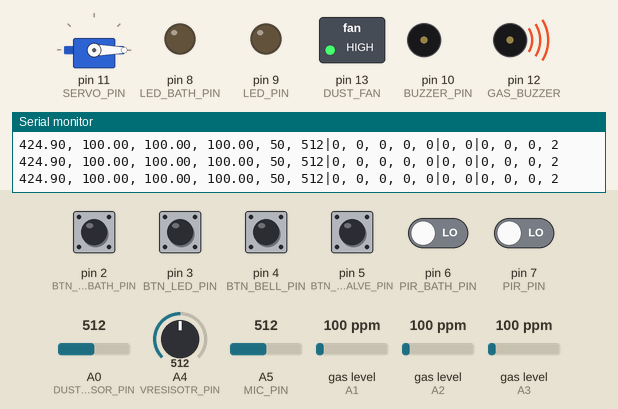
Simulated run of this sketch. Board: Arduino Uno, built with avr-gcc and run on an emulated ATmega328P. Parts: servo, switched loads named in the sketch (green lamp = pin HIGH), output pins drawn as LEDs (lit = HIGH), buzzer (waves = sounding, pin HIGH), the last lines printed to the serial monitor. The test bench sets the inputs (shaded band); at power-on: pin 2 (BTN_LED_BATH_PIN), pin 3 (BTN_LED_PIN), pin 4 (BTN_BELL_PIN), pin 5 (BTN_GAS_VALVE_PIN), pin 6 (PIR_BATH_PIN), pin 7 (PIR_PIN) LOW, gas level (sensors on A3, A1, A2) 100 ppm, A0 (DUSTSENSOR_PIN) = 512, A4 (VRESISOTR_PIN) = 512, A5 (MIC_PIN) = 512.

Above: at 1.2 s.
1.3 s: gas level (sensor on A3) set to 4 ppm
4.3 s: gas level (sensor on A3) set to 1 ppm
At 4.7 s:
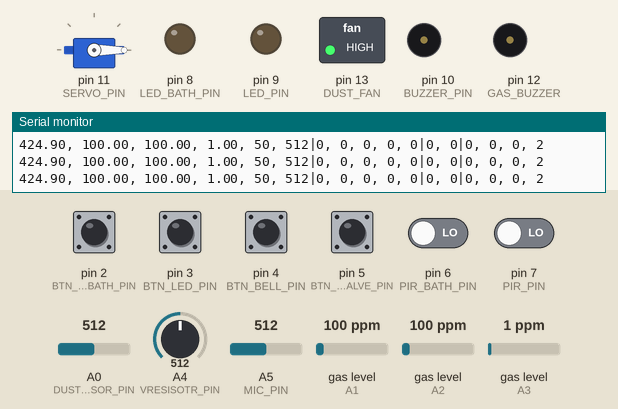
5.8 s: A0 (DUSTSENSOR_PIN) set to 262
7.3 s: A0 (DUSTSENSOR_PIN) set to 245
At 8.5 s:
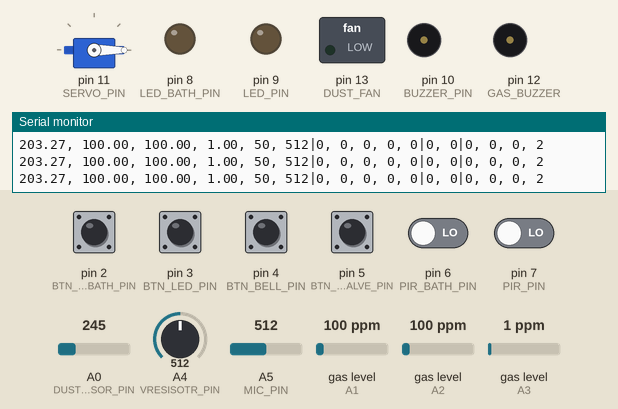
8.8 s: pin 4 (BTN_BELL_PIN) pulled HIGH for 0.15 s
At 9.1 s:
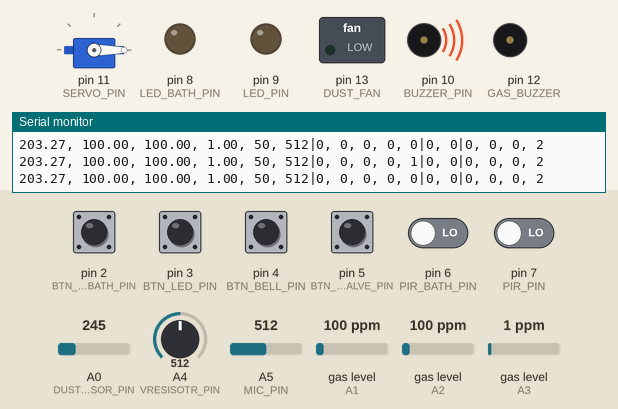
10.8 s: pin 5 (BTN_GAS_VALVE_PIN) pulled HIGH for 0.15 s
At 11.2 s:
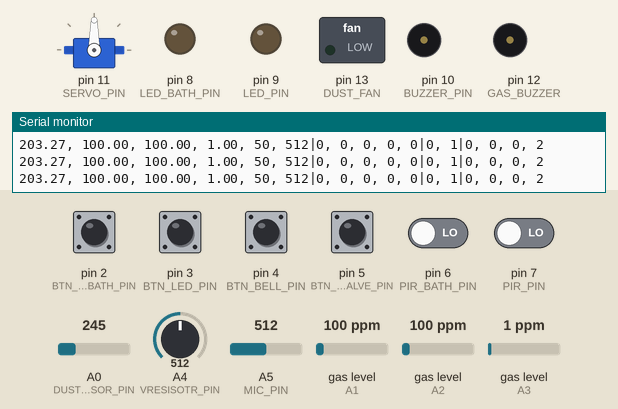
Timing chart, 0 to 22.4 s (numbered marks = the images above; inputs shaded):
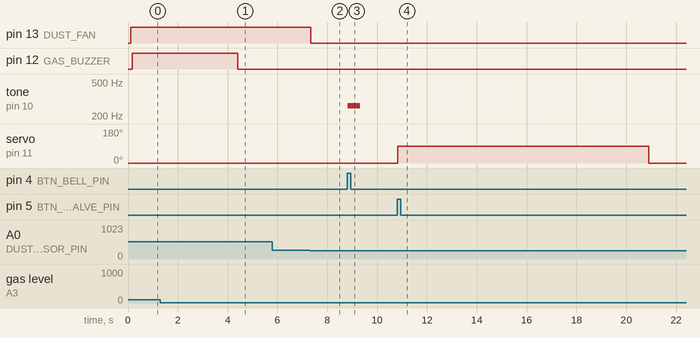

The sketch:

HomeIOManager.ino
```cpp
/* Library */
#include <MQUnifiedsensor.h>
#include <Servo.h>

/* Board Information */
#define board "Arduino UNO"
#define Voltage_Resolution 5
#define ADC_Bit_Resolution 10  // For Arduino UNO/MEGA/NANO

/* MQ-7 Sensor Information*/
#define MQ7_type "MQ-7"        // MQ7
#define RatioMQ7CleanAir 27.5  // RS / R0 = 27.5 ppm

/* MQ-135 Sensor Information*/
#define MQ135_type "MQ-135"     // MQ135
#define RatioMQ135CleanAir 3.6  // RS / R0 = 3.6 ppm

/* MQ-2 Sensor Information*/

#define MQ2_type "MQ-2"        // MQ2
#define RatioMQ2CleanAir 9.83  // RS / R0 = 9.83 ppm


/* Pin Information */
/* analog input */
const int DUSTSENSOR_PIN = A0;
const int MQ7_PIN = A1;
const int MQ135_PIN = A2;
const int MQ2_PIN = A3;
const int VRESISOTR_PIN = A4;
const int MIC_PIN = A5;
/* digital input */
const int BTN_LED_BATH_PIN = 2;
const int BTN_LED_PIN = 3;
const int BTN_BELL_PIN = 4;
const int BTN_GAS_VALVE_PIN = 5;
const int PIR_BATH_PIN = 6;
const int PIR_PIN = 7;
/* digital output */
const int LED_BATH_PIN = 8;
const int LED_PIN = 9;
const int BUZZER_PIN = 10;
const int SERVO_PIN = 11;
const int GAS_BUZZER = 12;
const int DUST_FAN = 13;

/* Constants */
unsigned long lastUpdateTime = 0;  // Variable to store the last update time
unsigned long samplingInterval = 100;
unsigned long lastDebounceTimeBath = 0;
unsigned long lastDebounceTimeRoom = 0;
unsigned long debounceDelay_BTN = 200;
unsigned long lastDetectionTime1 = 0;
unsigned long lastDetectionTime2 = 0;
unsigned long debounceDelay_PIR = 200;
unsigned long micDangerTimer = 0;  // 마이크 위험 상태 지속 시간을 추적하기 위한 타이머
unsigned long servoStartTime = 0;
const unsigned long servoDuration = 10000;  // 10초
/* Variables */
float calcR0 = 0;
float calcR1 = 0;
float calcR2 = 0;

int vresistorDanger_status = 0;
int previousReading = 0;
int previousMicValue = 0;


bool lastButtonStateBath = LOW;
bool lastButtonStateRoom = LOW;

bool lastBellState = LOW;

Servo servoMotor;
bool lastMotorButtonState = LOW;


int pirState1 = LOW;
int pirState2 = LOW;
int lastPirState1 = LOW;
int lastPirState2 = LOW;


/* Danger Thresholds*/
int vresistorThreshold = 10;
int micThreshold = 100;

/* Datasets to go to DB */
/* analog data*/
float dustDensity = 0;
float MQ7_PPM = 0;
float MQ135_PPM = 0;
float MQ2_PPM = 0;
int resistanceValue = 0;
int micValue = 0;

/* digital data*/
bool buttonStateBath = LOW;
bool buttonStateRoom = LOW;
bool LED_BATH_STATUS = LOW;
bool LED_ROOM_STATUS = LOW;
bool bellState = LOW;

bool buttonState = LOW;
bool servoTurned = false;

int motion1 = 0;
int motion2 = 0;
int micDanger_status = 0;
int danger_status = 0;

/* Function Declaration  */
void dustsensor();
MQUnifiedsensor MQ7(board, Voltage_Resolution, ADC_Bit_Resolution, MQ7_PIN, MQ7_type);
MQUnifiedsensor MQ135(board, Voltage_Resolution, ADC_Bit_Resolution, MQ135_PIN, MQ135_type);
MQUnifiedsensor MQ2(board, Voltage_Resolution, ADC_Bit_Resolution, MQ2_PIN, MQ2_type);
int readVariableResistance();
int readMicValue();
void updateStatus(int resistance);
void updateDangerStatus(int micValue);
void processBathButton();
void processRoomButton();
void checkBellButton();
void ringBuzzer();
void checkButton();
int readPIR(int pirPin, unsigned long &lastDetectionTime, int &pirState, int &lastPirState);


void setup() {
  // put your setup code here, to run once:
  Serial.begin(9600);

  MQ7.setRegressionMethod(1);  // _PPM =  a*ratio^b
  MQ7.setA(99.042);
  MQ7.setB(-1.518);              // Configure the equation values to get CO concentration
  MQ135.setRegressionMethod(1);  //_PPM =  a*ratio^b
  MQ135.setA(102.2);
  MQ135.setB(-2.473);          // Configure the equation to to calculate NH4 concentration
  MQ2.setRegressionMethod(1);  //_PPM =  a*ratio^b
  MQ2.setA(574.25);
  MQ2.setB(-2.222);  // Configure the equation to to calculate LPG concentration

  MQ7.init();
  MQ135.init();
  MQ2.init();

  // Serial.println("Calibrating please wait.");
  for (int i = 1; i <= 10; i++) {
    MQ7.update();    // Update data, the Arduino will read the voltage on the analog pin
    MQ135.update();  // Update data, the arduino will read the voltage from the analog pin
    MQ2.update();

    calcR0 += MQ7.calibrate(RatioMQ7CleanAir);
    calcR1 += MQ135.calibrate(RatioMQ135CleanAir);
    calcR2 += MQ135.calibrate(RatioMQ2CleanAir);
  }
  MQ7.setR0(calcR0 / 10);
  MQ135.setR0(calcR2 / 10);
  MQ2.setR0(calcR2 / 10);

  pinMode(BTN_LED_BATH_PIN, INPUT);
  pinMode(LED_BATH_PIN, OUTPUT);
  pinMode(BTN_LED_PIN, INPUT);
  pinMode(LED_PIN, OUTPUT);
  // pinMode(MIC_PIN, INPUT);

  pinMode(BTN_BELL_PIN, INPUT);
  pinMode(BUZZER_PIN, OUTPUT);

  pinMode(BTN_GAS_VALVE_PIN, INPUT);
  servoMotor.attach(SERVO_PIN);
  servoMotor.write(0);

  pinMode(PIR_BATH_PIN, INPUT);
  pinMode(PIR_PIN, INPUT);
  pinMode(DUST_FAN, OUTPUT);
  pinMode(GAS_BUZZER, OUTPUT);
}

void loop() {

  if (buttonPress()) {
    if (!servoTurned) {
      servoMotor.write(90);  // 서보모터를 90도 회전
      servoTurned = true;
      servoStartTime = millis();  // 서보모터가 시작된 시간 기록
    } else {
      servoMotor.write(0);
      servoTurned = false;
    }
  } else {  // 버튼이 눌리지 않은 경우
    // 서보모터가 켜진 상태이고, 현재 시간이 시작 시간으로부터 10초가 지났을 때
    if (servoTurned && (millis() - servoStartTime >= servoDuration)) {
      servoMotor.write(0);  // 서보모터를 0도로 회전
      servoTurned = false;
    }
  }
  unsigned long currentTime = millis();
  processBathButton();
  processRoomButton();

  checkBellButton();

  // checkButton();

  int motion1 = digitalRead(PIR_BATH_PIN);
  int motion2 = digitalRead(PIR_PIN);

  // motion1 = readPIR(PIR_BATH_PIN, lastDetectionTime1, pirState1, lastPirState1);
  // motion2 = readPIR(PIR_PIN, lastDetectionTime2, pirState2, lastPirState2);

  if (currentTime - lastUpdateTime >= samplingInterval) {
    lastUpdateTime = currentTime;  // Update the last update time

    // Update MQ sensor data
    MQ7.update();
    MQ135.update();
    MQ2.update();

    // Read sensor data
    dustsensor();
    MQ7_PPM = MQ7.readSensor();
    MQ135_PPM = MQ135.readSensor();
    MQ2_PPM = MQ2.readSensor();
    resistanceValue = readVariableResistance();
    micValue = analogRead(MIC_PIN);
    updateDangerStatus(micValue, motion1, motion2);
    // Print sensor data if needed
    // Serial.print("Dust density (mg/m^3) : ");
    Serial.print(dustDensity);
    Serial.print(", ");
    // MQ7.serialDebug();
    //Serial.print("MQ-7 : ");
    Serial.print(MQ7_PPM);
    Serial.print(", ");
    // MQ135.serialDebug();
    //Serial.print("MQ-135 : ");
    Serial.print(MQ135_PPM);
    Serial.print(", ");
    // MQ2.serialDebug();
    //Serial.print("MQ-2 : ");
    Serial.print(MQ2_PPM);
    Serial.print(", ");
    // Serial.print("VResistor : ");
    // Serial.print("GAS : ");
    Serial.print(resistanceValue);
    Serial.print(", ");
    // Serial.print("Sound : ")
    Serial.print(micValue);
    Serial.print("|");

    //Serial.print("btnBath : ");
    Serial.print(buttonStateBath);
    Serial.print(", ");
    //Serial.print("btnRoom : ");
    Serial.print(buttonStateRoom);
    Serial.print(", ");
    //Serial.print("LEDBath : ");
    Serial.print(LED_BATH_STATUS);
    Serial.print(", ");
    //Serial.print("LEDRoom : ");
    Serial.print(LED_ROOM_STATUS);
    Serial.print(", ");
    //Serial.print("bell : ");
    Serial.print(bellState);
    Serial.print("|");

    //Serial.print("servo : ");
    Serial.print(buttonState);
    Serial.print(", ");
    // Serial.print("servostate : ");
    Serial.print(servoTurned);
    Serial.print("|");

    //Serial.print("PIR1 : ");
    Serial.print(motion1);
    Serial.print(", ");
    //Serial.print("PIR2 : ");
    Serial.print(motion2);
    Serial.print(", ");
    //Serial.print("micstate : ");
    Serial.print(micDanger_status);
    Serial.print(", ");
    //Serial.print("위험단계 : ");
    Serial.print(danger_status);
  }
  Serial.println();
  if (MQ2_PPM > 2.9) {
    digitalWrite(GAS_BUZZER, HIGH);

  } else {
    digitalWrite(GAS_BUZZER, LOW);
  }
}


/* Function Definitions */
void dustsensor() {
  float dustMeasured = analogRead(DUSTSENSOR_PIN);  // Read the dust value
  // Convert to voltage
  float calcVoltage = dustMeasured * (5.0 / 1024.0);
  // Calculate dust density
  dustDensity = 170 * calcVoltage - 0.1;
  if (dustDensity > 210) {
    digitalWrite(DUST_FAN, HIGH);

  } else {
    digitalWrite(DUST_FAN, LOW);
  }

  return dustDensity;
}
// 3000 +     = VERY POOR
// 1050-3000  = POOR
// 300-1050   = FAIR
// 150-300    = GOOD
// 75-150     = VERY GOOD
// 0-75       = EXCELLENT

// Function to read the variable resistance value
int readVariableResistance() {
  // Read the analog input
  int sensorValue = analogRead(VRESISOTR_PIN);

  // Map the sensor value (0-1023) to the desired range (0-100)
  int resistanceValue = map(sensorValue, 0, 1023, 0, 100);

  return resistanceValue;
}
// Function to update status based on the change in resistance
void updateStatus(int resistance) {
  // Calculate the change in resistance value
  int resistanceChange = abs(resistance - previousReading);

  if (resistanceChange > vresistorThreshold) {
    vresistorDanger_status = 0;  // Change detected
  } else {
    vresistorDanger_status = 1;  // No change
  }
}


// Function to check the danger of loud noise
void updateDangerStatus(int micValue, int motion1, int motion2) {
  if (micValue > micThreshold && (motion1 == 0 && motion2 == 0)) {
    // 소리 센서 값이 임계값을 초과하고 PIR 센서에서 움직임이 감지되지 않을 때
    danger_status = 2;  // 위험도 2단계
  } else if (micValue > micThreshold && (motion1 == 1 || motion2 == 1)) {
    // 소리 센서 값이 임계값을 초과하거나 PIR 센서에서 움직임이 감지될 때
    danger_status = 1;  // 위험도 1단계
  } else {
    // 소리 센서 값이 임계값 이하이고 PIR 센서에서 움직임이 감지되지 않을 때
    danger_status = 0;  // 위험도 0단계
  }
}

void processBathButton() {
  int readingBath = digitalRead(BTN_LED_BATH_PIN);

  if (readingBath != lastButtonStateBath) {
    lastDebounceTimeBath = millis();
  }

  if ((millis() - lastDebounceTimeBath) > debounceDelay_BTN) {
    if (readingBath != buttonStateBath) {
      buttonStateBath = readingBath;

      if (buttonStateBath == HIGH) {
        LED_BATH_STATUS = !LED_BATH_STATUS;
        digitalWrite(LED_BATH_PIN, LED_BATH_STATUS);
      }
    }
  }

  lastButtonStateBath = readingBath;
}

void processRoomButton() {
  int readingRoom = digitalRead(BTN_LED_PIN);

  if (readingRoom != lastButtonStateRoom) {
    lastDebounceTimeRoom = millis();
  }

  if ((millis() - lastDebounceTimeRoom) > debounceDelay_BTN) {
    if (readingRoom != buttonStateRoom) {
      buttonStateRoom = readingRoom;

      if (buttonStateRoom == HIGH) {
        LED_ROOM_STATUS = !LED_ROOM_STATUS;
        digitalWrite(LED_PIN, LED_ROOM_STATUS);
      }
    }
  }

  lastButtonStateRoom = readingRoom;
}

// A function that checks the status of the bell button and rings the buzzer
void checkBellButton() {
  bellState = digitalRead(BTN_BELL_PIN);

  if (bellState != lastBellState) {
    if (bellState == HIGH) {

      ringBuzzer();
    }
  }
  lastBellState = bellState;
}


void ringBuzzer() {
  // 부저 울리기 함수
  unsigned long lastToneTime = 0;
  unsigned long toneInterval = 100;
  unsigned long currentTime = millis();

  if (currentTime - lastToneTime >= toneInterval) {
    tone(BUZZER_PIN, 262, 500);
    lastToneTime = currentTime;
  } else if (currentTime - lastToneTime >= toneInterval / 2) {
    tone(BUZZER_PIN, 294, 500);
  } else if (currentTime - lastToneTime >= toneInterval / 3) {
    tone(BUZZER_PIN, 330, 500);
  } else if (currentTime - lastToneTime >= toneInterval / 4) {
    tone(BUZZER_PIN, 349, 500);
  } else if (currentTime - lastToneTime >= toneInterval / 5) {
    tone(BUZZER_PIN, 392, 500);
  } else if (currentTime - lastToneTime >= toneInterval / 6) {
    tone(BUZZER_PIN, 440, 500);
  } else if (currentTime - lastToneTime >= toneInterval / 7) {
    tone(BUZZER_PIN, 494, 500);
  } else if (currentTime - lastToneTime >= toneInterval / 8) {
    tone(BUZZER_PIN, 523, 500);
  }
}

int buttonPress() {
  int press;
  int buttonState;
  static int prevButtonState = LOW;
  buttonState = digitalRead(BTN_GAS_VALVE_PIN);
  press = (buttonState == HIGH && prevButtonState == LOW);
  prevButtonState = buttonState;
  return press;
}
```

Measured:
- the behaviour switches between 3 and 2 ppm on gas level (sensor on A3) (found by bisection; images 0 and 1)
- the behaviour switches between 254 and 253 on A0 (DUSTSENSOR_PIN) (found by bisection; images 1 and 2)
- after the input at 4.3 s, pin 12 (GAS_BUZZER): HIGH → LOW after 0.10 s
- after the input at 7.3 s, pin 13 (DUST_FAN): HIGH → LOW at once
- after the input at 8.8 s, tone on pin 10 (BUZZER_PIN): silent → 262 Hz at once, → silent 0.50 s later
- after the input at 10.8 s, servo on pin 11 (SERVO_PIN): 0° → 90° at once, → 0° 10.1 s later
